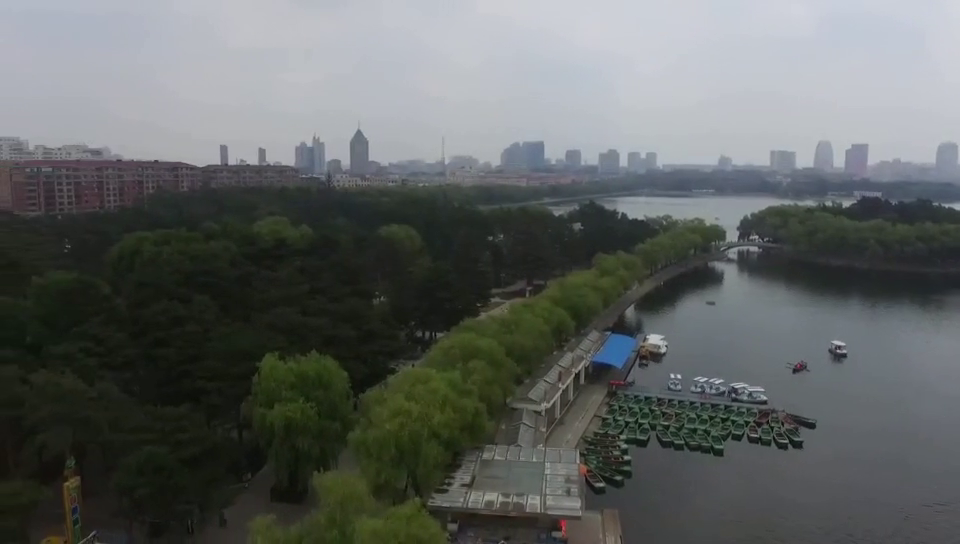
#> input picture frame 62 of 02_Video/00_Scenery.mp4, 960 x 544 px, given in place of 01_Foreground.avi, which was not available
$ python minus.py   (older library calls are emulated)
#> lines starting #> are read from the running program, lines starting #| are printed output that depends on the picture; after the words box and inside, x2 and y2 are one past the last pixel; in counts of white or black regions, pixels touching at a corner belong together; pictures that were not available may be replaced by others from this repository, and a replacement may not be noted
import numpy as np
import cv2

# 经典的测试视频
cap = cv2.VideoCapture('F:/Pycharm/opencv/opencv/OpenCV-main/02_Video/01_Foreground.avi')

# 初始化前一帧
ret, prev_frame = cap.read()
#> prev_frame is the input picture: shape (544, 960, 3); mean B, G, R 97.8, 99.5, 95.6
prev_gray = cv2.cvtColor(prev_frame, cv2.COLOR_BGR2GRAY)  # 转为灰度图
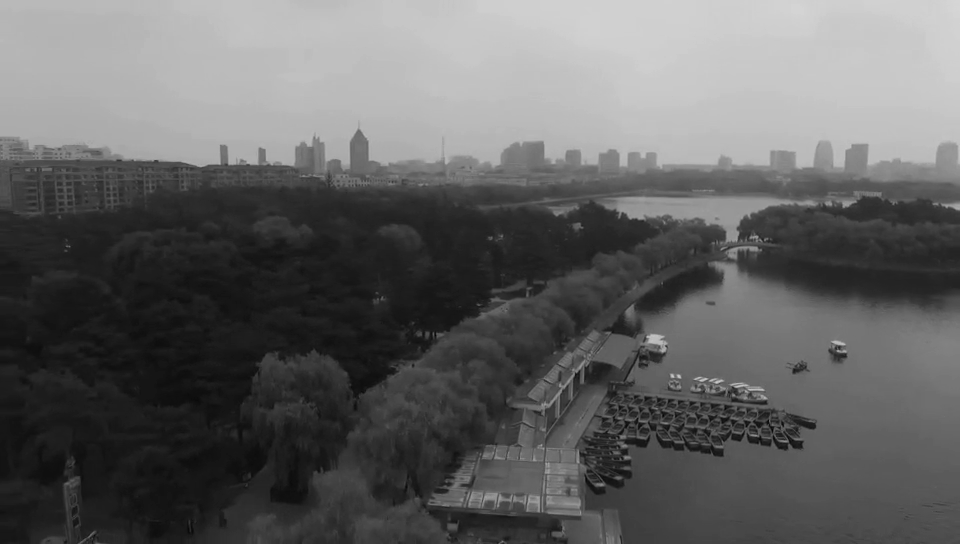
#> prev_gray: shape (544, 960); min 3, max 214, mean 98.1

while True:
    ret, frame = cap.read()  # 读取当前帧
    if not ret:
        break

    gray = cv2.cvtColor(frame, cv2.COLOR_BGR2GRAY)  # 转为灰度图

    # 计算当前帧与前一帧的差异
    frame_diff = cv2.absdiff(prev_gray, gray)
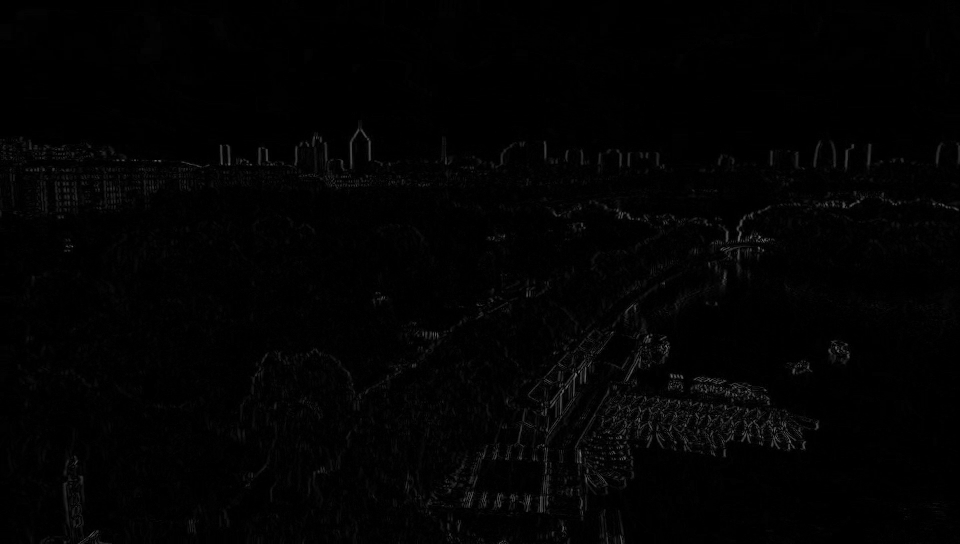
#> frame_diff: shape (544, 960); min 0, max 115, mean 2.6

    # 对差异图进行阈值处理以得到二值图像
    _, fgmask = cv2.threshold(frame_diff, 25, 255, cv2.THRESH_BINARY)
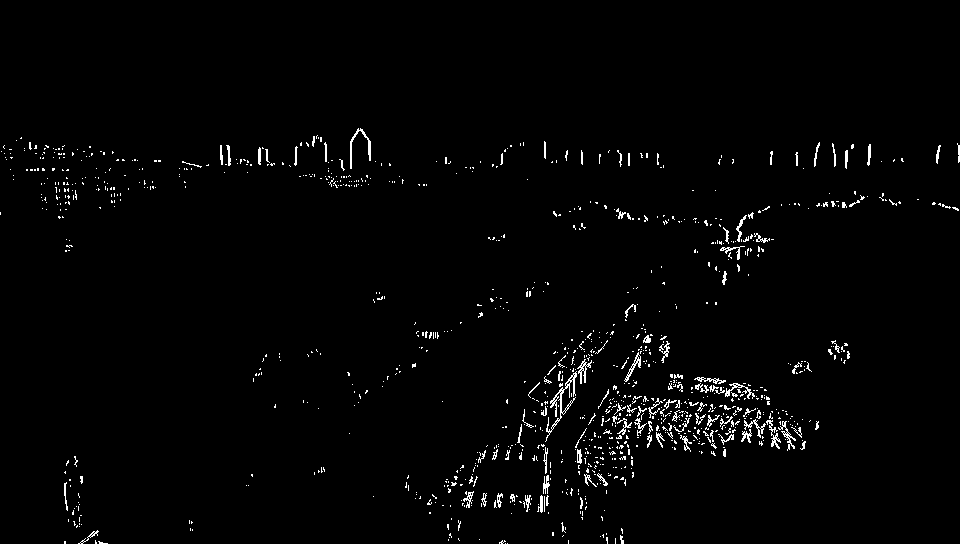
#> fgmask: shape (544, 960); 1.8% white in thin lines or dots, all inside (x1, y1, x2, y2) = (0, 128, 960, 544)

    # 形态学开运算去噪点
    kernel = cv2.getStructuringElement(cv2.MORPH_ELLIPSE, (3, 3))
    fgmask = cv2.morphologyEx(fgmask, cv2.MORPH_OPEN, kernel)
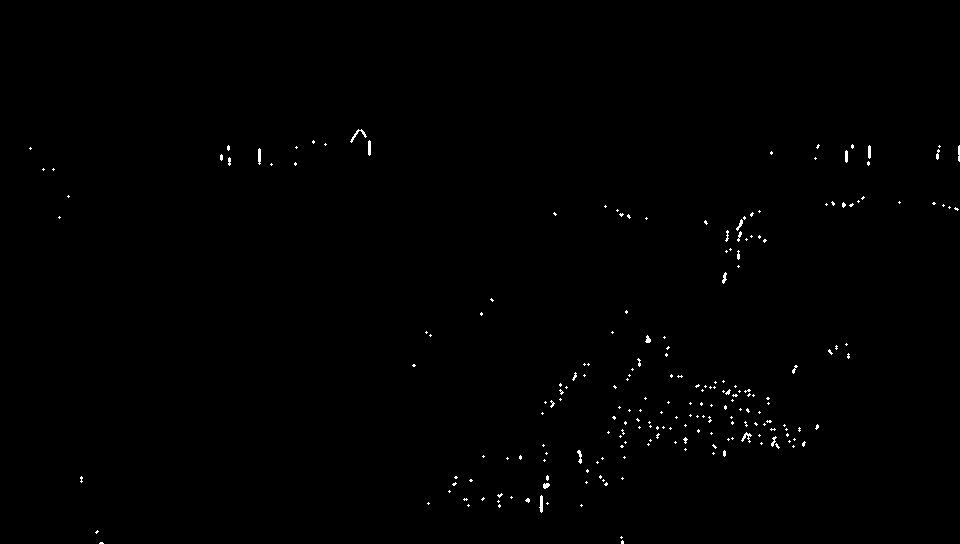
#> fgmask: shape (544, 960); 0.41% white in thin lines or dots, all inside (x1, y1, x2, y2) = (29, 129, 960, 544)

    # 寻找轮廓
    _,contours, hierarchy = cv2.findContours(fgmask, cv2.RETR_EXTERNAL, cv2.CHAIN_APPROX_SIMPLE)
#> contours = 217 contours, 205 with area under 20; largest, box (x1, y1, x2, y2) and area: (539, 495, 543, 513) 33, (350, 129, 367, 143) 33, (258, 148, 261, 165) 28, (368, 140, 371, 156) 28, (741, 432, 752, 443) 26

    # 遍历每一个轮廓，对轮廓进行判断
    for c in contours:
        # 计算轮廓的周长
        perimeter = cv2.arcLength(c, True)

        if perimeter > 188:
            # 找到一个直矩形 (不会旋转)
            x, y, w, h = cv2.boundingRect(c)
            # 画出这个矩形
            cv2.rectangle(frame, (x, y), (x + w, y + h), (0, 255, 0), 2)
#> this loop made 217 passes
#> (c, perimeter) on passes 1, 3, 4: ([[100, 542], [99, 543], [103, 543], [102, 542]], 8.83), ([[621, 536], [620, 537], [621, 538], [622, 537]], 5.66), ([[97, 530], [95, 532], [96, 533], [98, 531]], 8.49)

    cv2.imshow('frame', frame)
    cv2.imshow('fgmask', fgmask)

    # 按键退出
    k = cv2.waitKey(150) & 0xff
#> (key Esc is pressed here)
    if k == 27:
        break

    # 更新前一帧
    prev_gray = gray

cap.release()
cv2.destroyAllWindows()

$ run again, starting later in the video
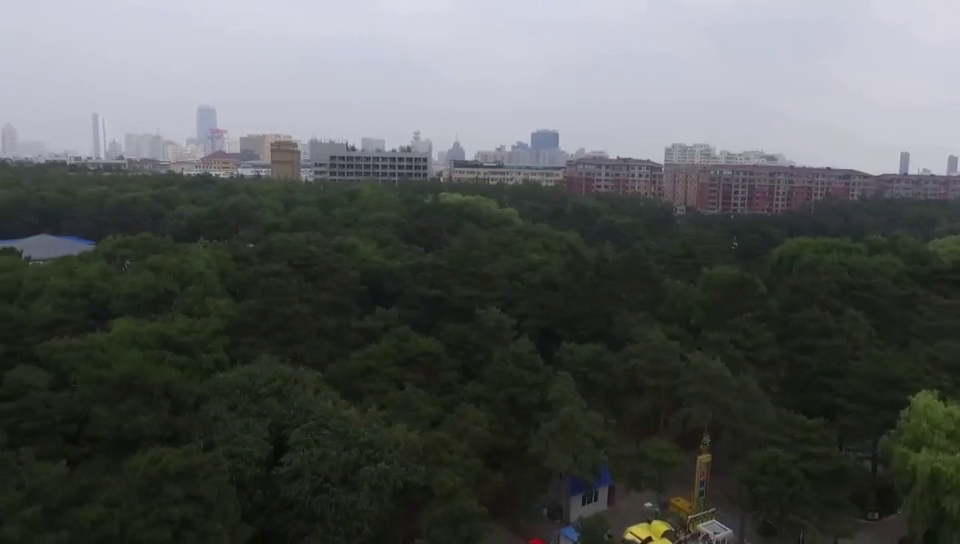
#> input picture frame 279 of 02_Video/00_Scenery.mp4, 960 x 544 px, given in place of 01_Foreground.avi, which was not available
#> prev_frame is the input picture: shape (544, 960, 3); mean B, G, R 86.5, 88.2, 85.2
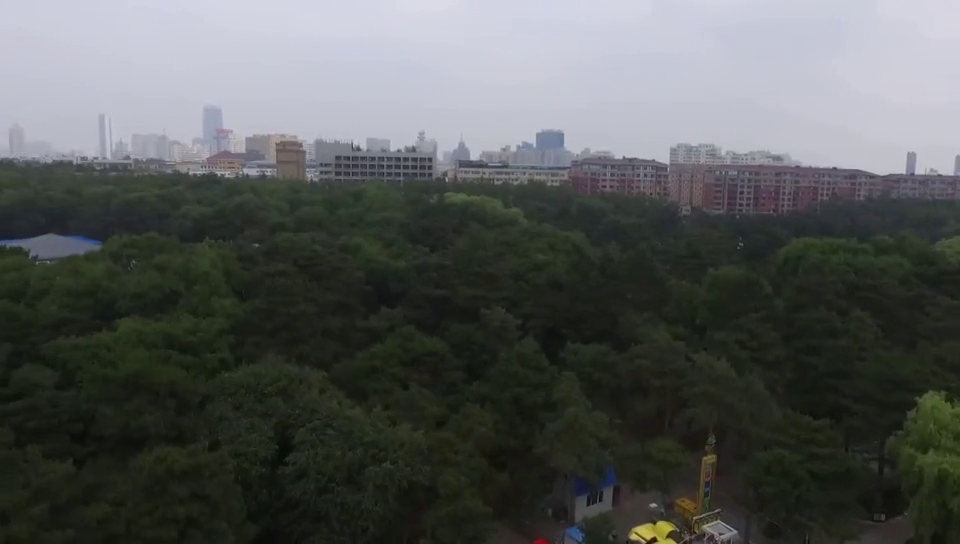
#> input picture frame 280 of 02_Video/00_Scenery.mp4, 960 x 544 px, given in place of 01_Foreground.avi, which was not available
#> frame is the input picture: shape (544, 960, 3); mean B, G, R 86.5, 88.1, 85.1
#> `fgmask = cv2.morphologyEx(fgmask, cv2.MORPH_OPEN, kernel)`:
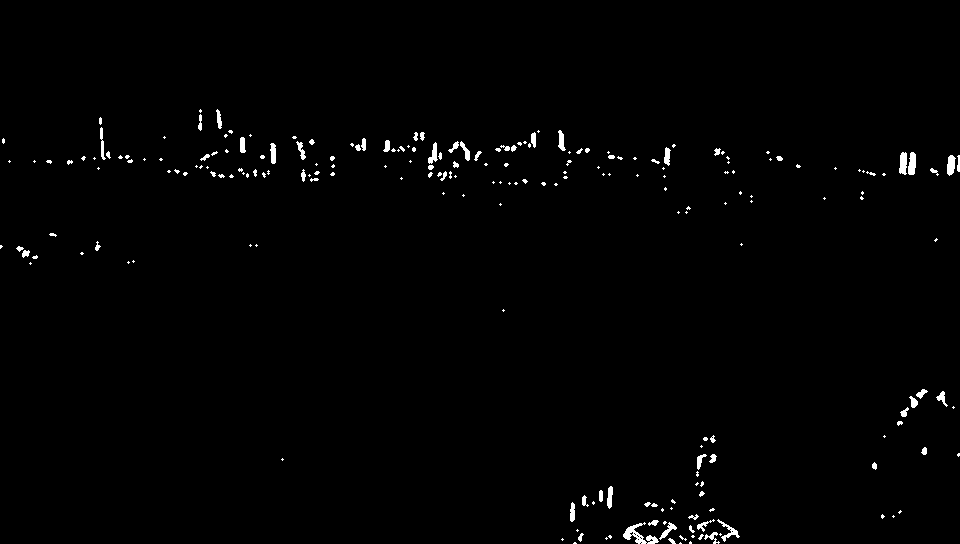
#> fgmask: shape (544, 960); 1% white; 223 white regions (150 under 20 px)
#> contours = 223 contours, 180 with area under 20; largest, box (x1, y1, x2, y2) and area: (623, 522, 659, 544) 252, (908, 152, 916, 175) 122, (899, 152, 907, 175) 122, (947, 155, 956, 176) 114, (717, 519, 740, 542) 96
#> the loop `for c in contours:` made 223 passes
#> perimeter on passes 3, 4, 7: 6.83, 18.73, 7.66
